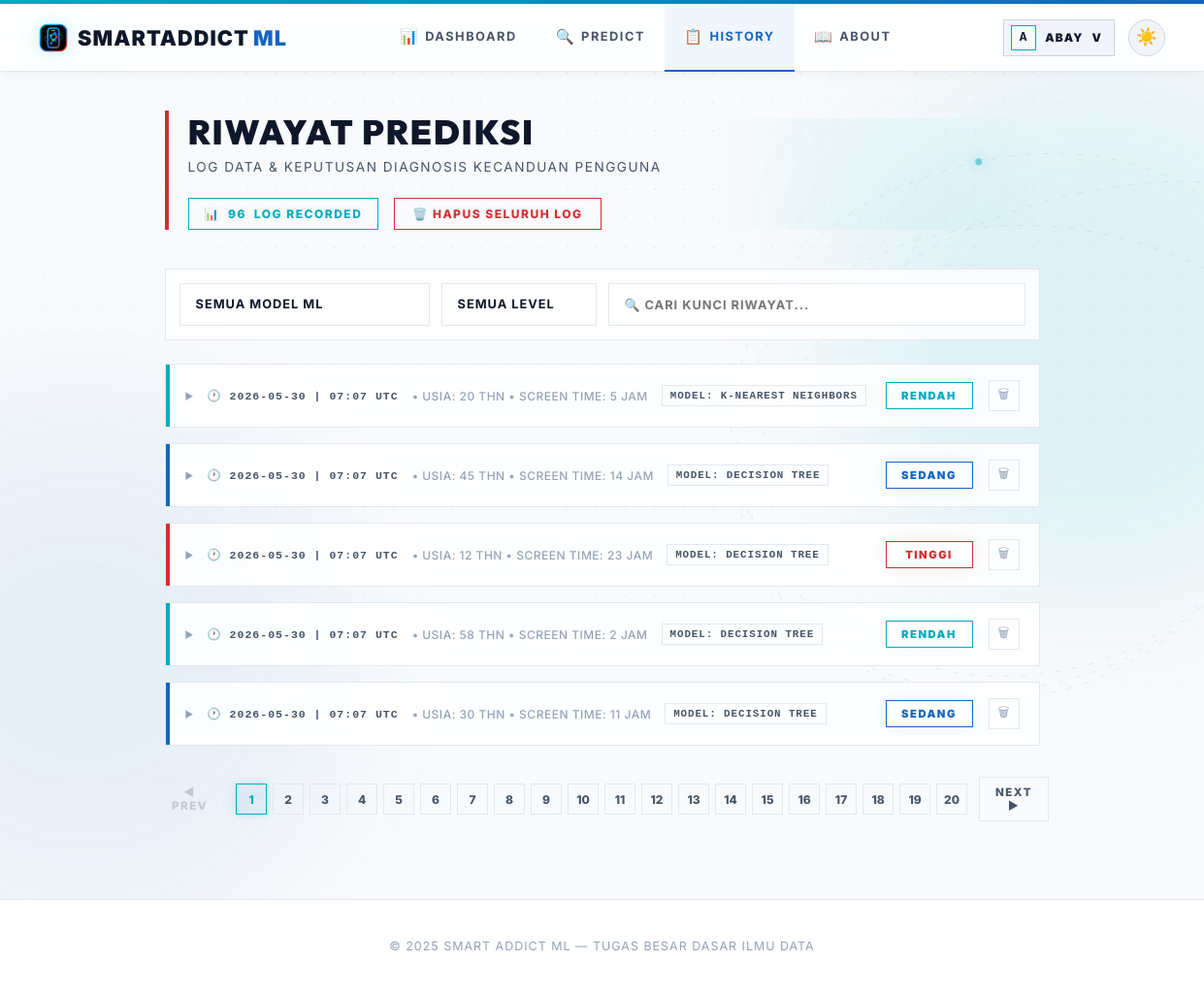
Before: /history (signed in) with the older database file.
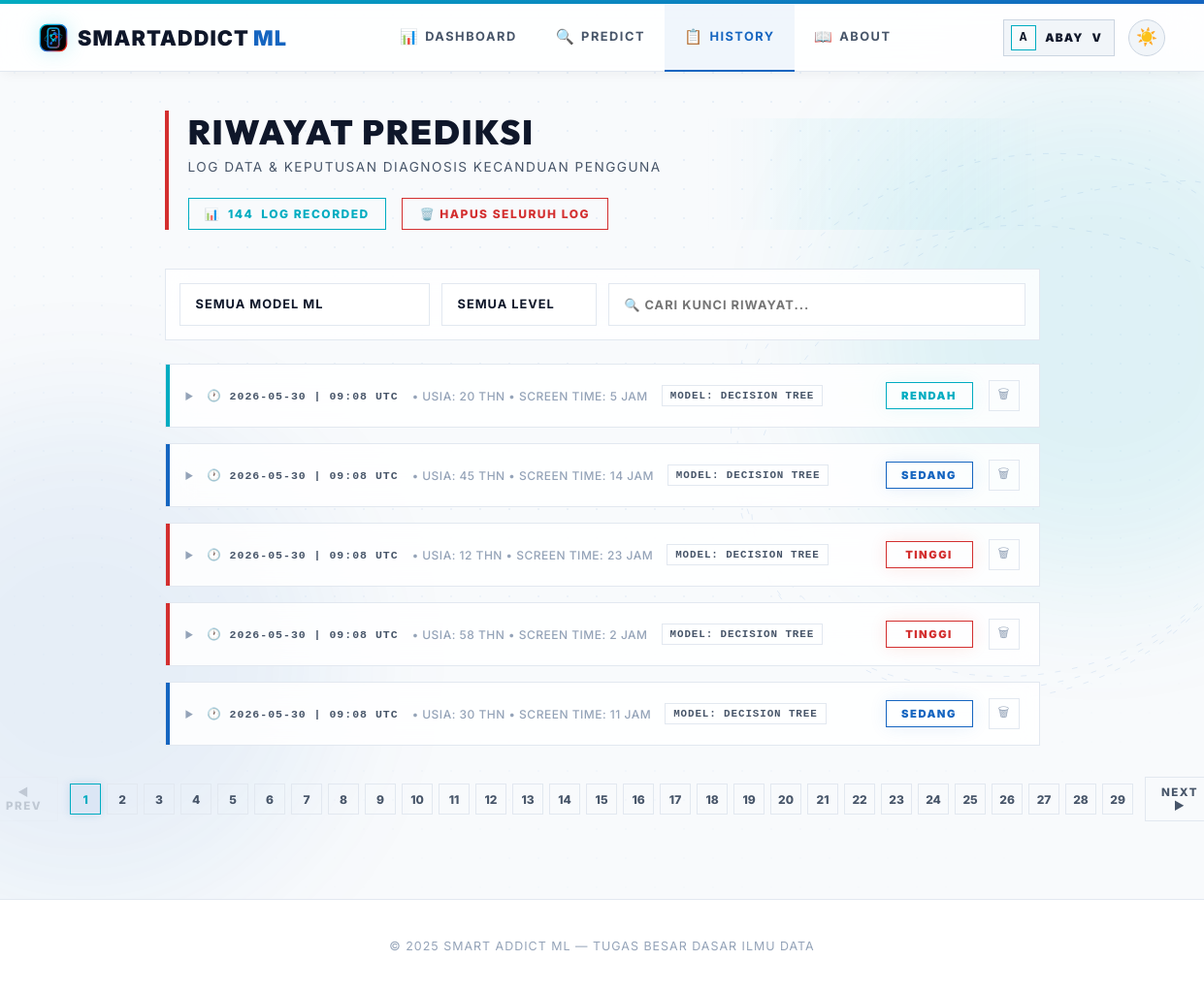
After: the same page with the newer database file.
### app.py (models this page shows, shortened)
class User(UserMixin, db.Model):
    id = db.Column(db.Integer, primary_key=True)
    username = db.Column(db.String(80), unique=True, nullable=False)
    password_hash = db.Column(db.String(200), nullable=False)
    role = db.Column(db.String(10), default='user')  # 'user' or 'admin'
    created_at = db.Column(db.DateTime, default=datetime.utcnow)
    predictions = db.relationship('Prediction', backref='user', lazy=True)
    @property
    def is_admin(self):
        return self.role == 'admin'

class Prediction(db.Model):
    id = db.Column(db.Integer, primary_key=True)
    user_id = db.Column(db.Integer, db.ForeignKey('user.id'), nullable=False)
    model_name = db.Column(db.String(50), nullable=False)
    input_values = db.Column(db.Text, nullable=False)  # JSON string
    result = db.Column(db.String(20), nullable=False)
    prediction_raw = db.Column(db.Integer, nullable=False)
    timestamp = db.Column(db.DateTime, default=datetime.utcnow)
    @property
    def input_list(self):
        return json.loads(self.input_values)

### app.py (the view)
@app.route("/history")
@login_required
def history_page():
    user_preds = Prediction.query.filter_by(user_id=current_user.id).order_by(Prediction.timestamp.desc()).all()
    return render_template("history.html", predictions=user_preds, active_page='history')

### app.py (called while the page is built)
@app.after_request
def add_no_cache(response):
    response.headers['Cache-Control'] = 'no-store, no-cache, must-revalidate, max-age=0'
    response.headers['Pragma'] = 'no-cache'
    response.headers['Expires'] = '0'
    return response

@login_manager.user_loader
def load_user(user_id):
    return User.query.get(int(user_id))

### templates/history.html (shortened to what this page needs)
{% extends "base.html" %}
{% block content %}
<main class="content">
    <div class="page-header">
        <h1>RIWAYAT PREDIKSI</h1>
        <p>LOG DATA & KEPUTUSAN DIAGNOSIS KECANDUAN PENGGUNA</p>
        {% if predictions %}
        <div class="header-actions">
            <div class="count-badge">📊 <span id="visibleCount">{{ predictions|length }}</span> LOG RECORDED</div>
            <form method="post" action="{{ url_for('clear_my_history') }}" style="display:inline" onsubmit="return confirm('APAKAH ANDA YAKIN INGIN MENGHAPUS SELURUH LOG RIWAYAT?')">
                <button type="submit" class="btn-danger">🗑️ HAPUS SELURUH LOG</button>
            </form>
        </div>
        {% endif %}
    </div>
    {% if predictions %}
    <div class="filter-bar">
        <select id="filterModel" onchange="applyFilters()">
            <option value="">SEMUA MODEL ML</option>
        </select>
        <select id="filterLevel" onchange="applyFilters()">
            <option value="">SEMUA LEVEL</option>
        </select>
        <input type="text" id="filterSearch" placeholder="🔍 CARI KUNCI RIWAYAT..." oninput="applyFilters()">
    </div>
    <div class="history-list" id="historyList">
        {% for entry in predictions %}
        {% set level_class = 'level-rendah' if entry.result == 'Rendah' else ('level-sedang' if entry.result == 'Sedang' else 'level-tinggi') %}
        {% set inputs = entry.input_list %}
        <div class="history-card {{ level_class }}" style="animation-delay: {{ loop.index0 * 0.05 }}s" data-model="{{ entry.model_name }}" data-level="{{ entry.result }}" data-text="{{ entry.model_name }} {{ entry.result }} {{ entry.timestamp }}">
            <div class="history-main-row" onclick="toggleCard(this.closest('.history-card'))">
                <div class="toggle-area">
                    <span class="expand-icon">▶</span>
                    <span class="history-timestamp">🕐 {{ entry.timestamp.strftime('%Y-%m-%d | %H:%M UTC') }}</span>
                    {% set is_new = inputs|length >= 10 %}
                    <span class="history-summary-text">
                        {% if is_new %}
                            • Usia: {{ inputs[0] | round | int }} thn • Screen Time: {{ inputs[2] | round | int }} jam
                        {% else %}
                            • Data: {{ inputs | length }} fitur
                        {% endif %}
                    </span>
                    <span class="history-model-chip">MODEL: {{ entry.model_name | upper }}</span>
                </div>
                <div class="result-badge {{ level_class }}">{{ entry.result }}</div>
                <form method="post" action="{{ url_for('delete_prediction', pred_id=entry.id) }}" onsubmit="return confirm('HAPUS LOG DIAGNOSIS INI?')" onclick="event.stopPropagation()">
                    <button type="submit" class="delete-btn" title="Hapus Log">🗑</button>
                </form>
            </div>
        </div>
        {% endfor %}
    </div>
    <div class="pagination-container" id="paginationContainer">
        <button class="pager-btn" id="prevBtn" onclick="changePage(-1)">◀ PREV</button>
        <div class="page-numbers" id="pageNumbers"></div>
        <button class="pager-btn" id="nextBtn" onclick="changePage(1)">NEXT ▶</button>
    </div>
    {% endif %}
</main>
{% endblock %}

### templates/base.html (shortened to what this page needs)
<!doctype html>
<html lang="id" data-theme="light">
<head>
</head>
<body>
    <div class="navbar-wrap">
        <nav class="navbar">
            <a href="{{ url_for('dashboard') }}" class="logo" style="text-decoration:none">
                <img class="logo-mark" src="{{ url_for('static', filename='img/smartaddict-logo.svg') }}" alt="" aria-hidden="true">
                <span>SmartAddict<span style="color:var(--m-blue-dark); font-weight: 900; margin-left: 4px;">ML</span></span>
            </a>
            <div class="nav-center">
                {% if current_user.is_authenticated and current_user.is_admin %}
                <a href="{{ url_for('admin_dashboard') }}" {% if active_page == 'admin_dashboard' %}class="active"{% endif %}><span class="nav-icon">🛡️</span>Admin</a>
                <a href="{{ url_for('admin_history') }}" {% if active_page == 'admin_history' %}class="active"{% endif %}><span class="nav-icon">📋</span>History</a>
                <a href="{{ url_for('admin_users') }}" {% if active_page == 'admin_users' %}class="active"{% endif %}><span class="nav-icon">👥</span>Users</a>
                <a href="{{ url_for('about') }}" {% if active_page == 'about' %}class="active"{% endif %}><span class="nav-icon">📖</span>About</a>
                {% elif current_user.is_authenticated %}
                <a href="{{ url_for('dashboard') }}" {% if active_page == 'dashboard' %}class="active"{% endif %}><span class="nav-icon">📊</span>Dashboard</a>
                <a href="{{ url_for('predict') }}" {% if active_page == 'predict' %}class="active"{% endif %}><span class="nav-icon">🔍</span>Predict</a>
                <a href="{{ url_for('history_page') }}" {% if active_page == 'history' %}class="active"{% endif %}><span class="nav-icon">📋</span>History</a>
                <a href="{{ url_for('about') }}" {% if active_page == 'about' %}class="active"{% endif %}><span class="nav-icon">📖</span>About</a>
                {% else %}
                <a href="{{ url_for('dashboard') }}" {% if active_page == 'dashboard' %}class="active"{% endif %}><span class="nav-icon">📊</span>Dashboard</a>
                <a href="{{ url_for('about') }}" {% if active_page == 'about' %}class="active"{% endif %}><span class="nav-icon">📖</span>About</a>
                {% endif %}
            </div>
            <div class="nav-actions">
                {% if current_user.is_authenticated %}
                <div class="profile-menu" id="profileMenu">
                    <button type="button" class="profile-chip {% if active_page == 'profile' %}active{% endif %}" onclick="toggleProfileMenu(event)" aria-expanded="false" aria-controls="profileDropdown">
                        <span class="profile-chip-avatar">{{ current_user.username[0]|upper }}</span>
                        <span class="profile-chip-name">{{ current_user.username }}</span>
                        <span aria-hidden="true">v</span>
                    </button>
                </div>
                {% else %}
                <a href="{{ url_for('login') }}" class="btn-nav-login">Login</a>
                {% endif %}
                <button class="theme-toggle" id="themeToggle" onclick="toggleTheme()" title="Toggle tema">
                    <span id="themeIcon">🌙</span>
                </button>
            </div>
        </nav>
    </div>
    <div class="nav-spacer"></div>
    <div class="sa-bg-stage" aria-hidden="true">
    </div>
    {% block content %}{% endblock %}
    {% block footer %}
    <footer class="footer">
        <p>© 2025 Smart Addict ML — Tugas Besar Dasar Ilmu Data</p>
    </footer>
    {% endblock %}
</body>
</html>

Changed rows visible on the page:
no longer on this page (row unchanged): Prediction: timestamp "2026-05-30 | 07:07 UTC", inputs "20", inputs "5", model_name "K-NEAREST NEIGHBORS", result "RENDAH"
no longer on this page (row unchanged): Prediction: timestamp "2026-05-30 | 07:07 UTC", inputs "45", inputs "14", model_name "DECISION TREE", result "SEDANG"
no longer on this page (row unchanged): Prediction: timestamp "2026-05-30 | 07:07 UTC", inputs "12", inputs "23", model_name "DECISION TREE", result "TINGGI"
no longer on this page (row unchanged): Prediction: timestamp "2026-05-30 | 07:07 UTC", inputs "58", inputs "2", model_name "DECISION TREE", result "RENDAH"
no longer on this page (row unchanged): Prediction: timestamp "2026-05-30 | 07:07 UTC", inputs "30", inputs "11", model_name "DECISION TREE", result "SEDANG"
added Prediction: timestamp "2026-05-30 | 09:08 UTC", inputs "20", inputs "5", model_name "DECISION TREE", result "RENDAH"
added Prediction: timestamp "2026-05-30 | 09:08 UTC", inputs "45", inputs "14", model_name "DECISION TREE", result "SEDANG"
added Prediction: timestamp "2026-05-30 | 09:08 UTC", inputs "12", inputs "23", model_name "DECISION TREE", result "TINGGI"
added Prediction: timestamp "2026-05-30 | 09:08 UTC", inputs "58", prediction_raw "2", model_name "DECISION TREE", result "TINGGI"
added Prediction: timestamp "2026-05-30 | 09:08 UTC", inputs "30", inputs "11", model_name "DECISION TREE", result "SEDANG"
Other visible differences:
{{ predictions|length }}: "96" → "144"
